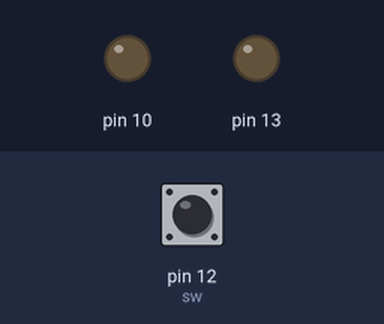
The sketch below on a simulated Arduino Uno, built with avr-gcc and run on an emulated ATmega328P. On the bench: output pins drawn as LEDs (lit = HIGH). Dashed ring = blinking. The test bench sets the inputs (shaded band); at power-on: pin 12 (sw) HIGH.

Above: at 1.2 s.
1.3 s: pin 12 (sw) pulled LOW for 1 s
At 3.5 s:
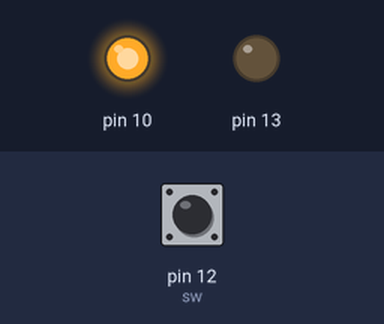
4.3 s: pin 12 (sw) pulled LOW for 3.2 s
At 4.55 s:
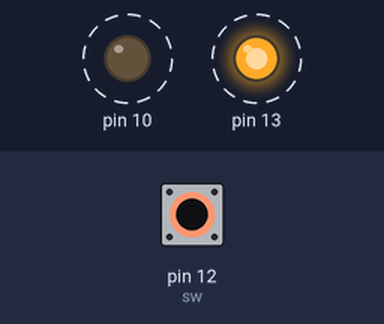
Timing chart, 0 to 8.9 s (numbered marks = the images above; inputs shaded):
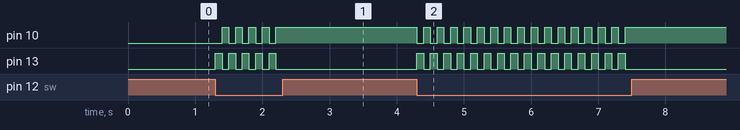

Measured:
- after the input at 1.3 s, pin 10: alternates HIGH for 0.10 s and LOW for 0.10 s, 9 changes in all, then stays HIGH, starting after 0.10 s; pin 13: alternates HIGH for 0.10 s and LOW for 0.10 s, 10 changes in all, then stays LOW, starting at once
- after the input at 4.3 s, pin 10: alternates HIGH for 0.10 s and LOW for 0.10 s, 32 changes in all, then stays HIGH, starting at once; pin 13: alternates HIGH for 0.10 s and LOW for 0.10 s, 32 changes in all, then stays LOW, starting at once

The sketch:

step1.ino
```cpp
int sw = 12 ; //스위치 12번핀으로 제어
void setup() {
  Serial.begin(9600);
  pinMode(13, OUTPUT); //1번LED
  pinMode(10, OUTPUT); //2번LED
  pinMode(sw, INPUT_PULLUP); //스위치 사용
}

void loop() { // 0.1초 간격으로 불빛 교차로 깜빡이기
  if (digitalRead(sw) == LOW)
  {
    digitalWrite(13, HIGH);
    digitalWrite(10, LOW);
    delay(100);
    digitalWrite(10, HIGH);
    digitalWrite(13, LOW);
    delay(100);
  }
}
```
